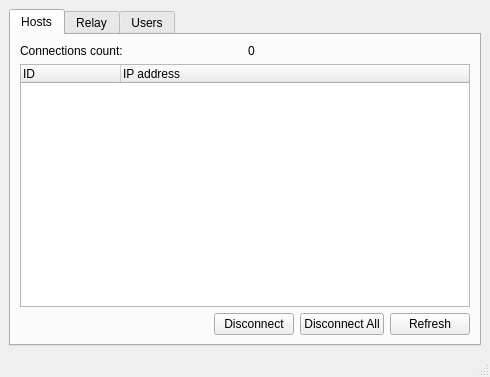
<?xml version="1.0" encoding="UTF-8"?>
<ui version="4.0">
 <class>MainWindow</class>
 <widget class="QMainWindow" name="MainWindow">
  <property name="geometry">
   <rect>
    <x>0</x>
    <y>0</y>
    <width>490</width>
    <height>377</height>
   </rect>
  </property>
  <property name="windowTitle">
   <string>Router Manager</string>
  </property>
  <widget class="QWidget" name="centralwidget">
   <layout class="QVBoxLayout" name="verticalLayout_4">
    <item>
     <widget class="QTabWidget" name="tab">
      <property name="currentIndex">
       <number>0</number>
      </property>
      <widget class="QWidget" name="tab_hosts">
       <attribute name="title">
        <string>Hosts</string>
       </attribute>
       <layout class="QVBoxLayout" name="verticalLayout">
        <item>
         <layout class="QHBoxLayout" name="horizontalLayout_2">
          <item>
           <widget class="QLabel" name="label_title_connections_count">
            <property name="text">
             <string>Connections count:</string>
            </property>
           </widget>
          </item>
          <item>
           <widget class="QLabel" name="label_connections_count">
            <property name="text">
             <string notr="true">0</string>
            </property>
           </widget>
          </item>
         </layout>
        </item>
        <item>
         <widget class="QTreeWidget" name="tree_hosts">
          <property name="indentation">
           <number>0</number>
          </property>
          <column>
           <property name="text">
            <string notr="true">ID</string>
           </property>
          </column>
          <column>
           <property name="text">
            <string>IP address</string>
           </property>
          </column>
         </widget>
        </item>
        <item>
         <layout class="QHBoxLayout" name="horizontalLayout">
          <item>
           <spacer name="horizontalSpacer">
            <property name="orientation">
             <enum>Qt::Horizontal</enum>
            </property>
            <property name="sizeHint" stdset="0">
             <size>
              <width>40</width>
              <height>20</height>
             </size>
            </property>
           </spacer>
          </item>
          <item>
           <widget class="QPushButton" name="button_disconnect_host">
            <property name="text">
             <string>Disconnect</string>
            </property>
           </widget>
          </item>
          <item>
           <widget class="QPushButton" name="button_disconnect_all_hosts">
            <property name="text">
             <string>Disconnect All</string>
            </property>
           </widget>
          </item>
          <item>
           <widget class="QPushButton" name="button_refresh_hosts">
            <property name="text">
             <string>Refresh</string>
            </property>
           </widget>
          </item>
         </layout>
        </item>
       </layout>
      </widget>
      <widget class="QWidget" name="tab_relay">
       <attribute name="title">
        <string>Relay</string>
       </attribute>
       <layout class="QVBoxLayout" name="verticalLayout_2">
        <item>
         <widget class="QTreeWidget" name="tree_relay">
          <property name="indentation">
           <number>0</number>
          </property>
          <column>
           <property name="text">
            <string>Address</string>
           </property>
          </column>
          <column>
           <property name="text">
            <string>Pool Size</string>
           </property>
          </column>
         </widget>
        </item>
        <item>
         <layout class="QHBoxLayout" name="horizontalLayout_3">
          <item>
           <spacer name="horizontalSpacer_2">
            <property name="orientation">
             <enum>Qt::Horizontal</enum>
            </property>
            <property name="sizeHint" stdset="0">
             <size>
              <width>40</width>
              <height>20</height>
             </size>
            </property>
           </spacer>
          </item>
          <item>
           <widget class="QPushButton" name="button_refresh_relay">
            <property name="text">
             <string>Refresh</string>
            </property>
           </widget>
          </item>
         </layout>
        </item>
       </layout>
      </widget>
      <widget class="QWidget" name="tab_users">
       <attribute name="title">
        <string>Users</string>
       </attribute>
       <layout class="QVBoxLayout" name="verticalLayout_3">
        <item>
         <layout class="QHBoxLayout" name="horizontalLayout_4">
          <item>
           <widget class="QPushButton" name="button_add_user">
            <property name="text">
             <string/>
            </property>
            <property name="icon">
             <iconset resource="resources/router_manager.qrc">
              <normaloff>:/img/plus.png</normaloff>:/img/plus.png</iconset>
            </property>
           </widget>
          </item>
          <item>
           <widget class="QPushButton" name="button_modify_user">
            <property name="enabled">
             <bool>false</bool>
            </property>
            <property name="text">
             <string/>
            </property>
            <property name="icon">
             <iconset resource="resources/router_manager.qrc">
              <normaloff>:/img/pencil.png</normaloff>:/img/pencil.png</iconset>
            </property>
           </widget>
          </item>
          <item>
           <widget class="QPushButton" name="button_delete_user">
            <property name="enabled">
             <bool>false</bool>
            </property>
            <property name="text">
             <string/>
            </property>
            <property name="icon">
             <iconset resource="resources/router_manager.qrc">
              <normaloff>:/img/minus.png</normaloff>:/img/minus.png</iconset>
            </property>
           </widget>
          </item>
          <item>
           <widget class="QPushButton" name="button_refresh_users">
            <property name="text">
             <string/>
            </property>
            <property name="icon">
             <iconset resource="resources/router_manager.qrc">
              <normaloff>:/img/arrow-circle-double.png</normaloff>:/img/arrow-circle-double.png</iconset>
            </property>
           </widget>
          </item>
          <item>
           <spacer name="horizontalSpacer_3">
            <property name="orientation">
             <enum>Qt::Horizontal</enum>
            </property>
            <property name="sizeHint" stdset="0">
             <size>
              <width>198</width>
              <height>20</height>
             </size>
            </property>
           </spacer>
          </item>
         </layout>
        </item>
        <item>
         <widget class="QTreeWidget" name="tree_users">
          <property name="indentation">
           <number>0</number>
          </property>
          <column>
           <property name="text">
            <string>User Name</string>
           </property>
          </column>
         </widget>
        </item>
       </layout>
      </widget>
     </widget>
    </item>
   </layout>
  </widget>
  <widget class="QStatusBar" name="statusbar"/>
 </widget>
 <resources>
  <include location="resources/router_manager.qrc"/>
 </resources>
 <connections/>
</ui>
